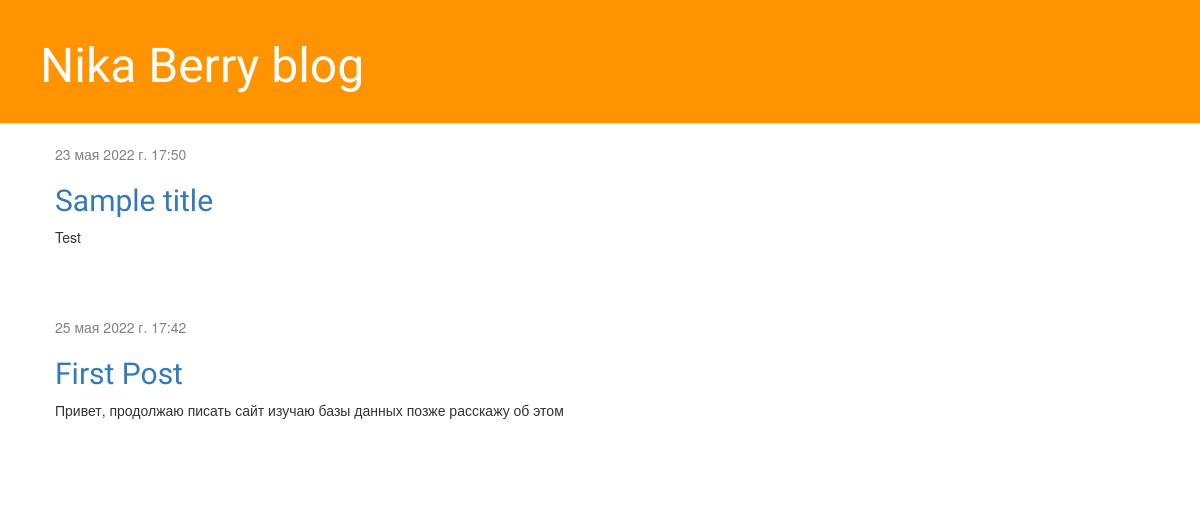
/, run on an earlier commit of the app's database.
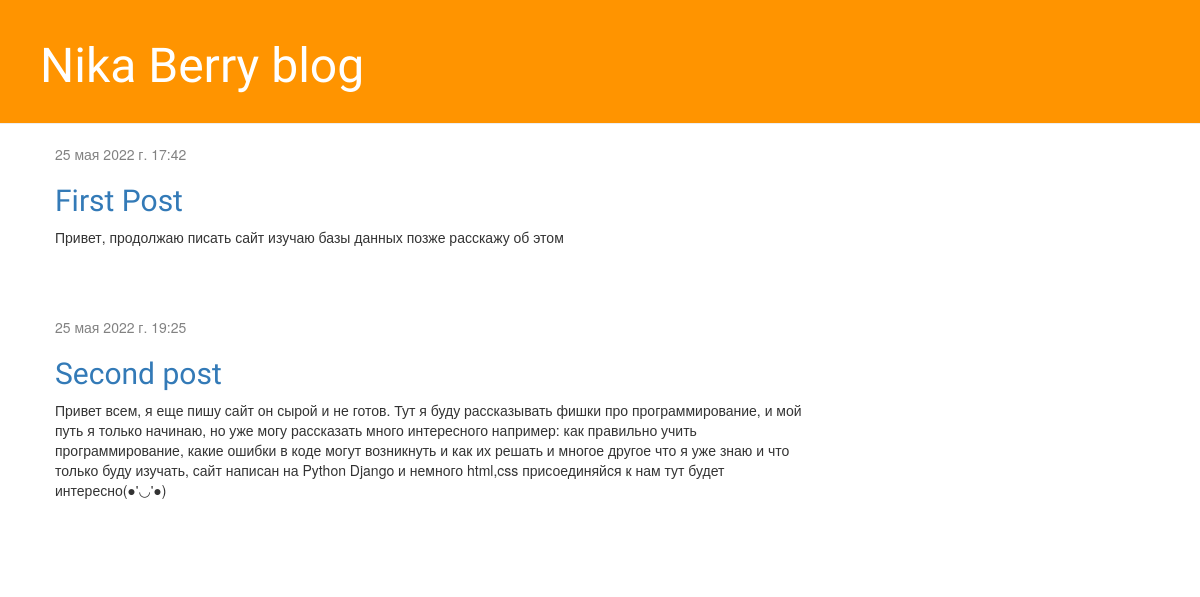
And on a later commit of the database.
### blog/models.py (models this page shows, shortened)
class Post(models.Model):
    author = models.ForeignKey(settings.AUTH_USER_MODEL, on_delete=models.CASCADE)
    title = models.CharField(max_length=200)
    text = models.TextField()
    created_date = models.DateTimeField(default=timezone.now)
    published_date = models.DateTimeField(blank=True, null=True)

### blog/views.py (the view)
# urls.py: path('', views.post_list, name='post_list'),
def post_list(request):
    posts = Post.objects.filter(published_date__lte=timezone.now()).order_by('published_date')
    return render(request, 'blog/post_list.html', {'posts': posts})

### blog/templates/blog/post_list.html (shortened to what this page needs)
{% extends 'blog/base.html' %}
{% load static %}
                {% block content %}
                    {% for post in posts %}
                         <article class="post">
                            <time class="date">
                                {{ post.published_date }}
                            </time>
                            <h2><a href="{% url 'post_detail' pk=post.pk %}">{{ post.title }}</a></h2>
                            <p>{{ post.text|linebreaksbr }}</p>
                         </article>
                    {% endfor %}
                {% endblock %}

What changed in the data, as far as the page shows it:
removed Post: published_date "23 мая 2022 г. 17:50", title "Sample title", text "Test"
added Post: published_date "25 мая 2022 г. 19:25", title "Second post", text "Привет всем, я еще пишу сайт он сырой и не готов. Тут я буду рассказывать фишки про программирование, и мой путь я только начинаю, но уже могу рассказать много интересного например: как правильно учить программирование, какие ошибки в коде могут возникнуть и как их решать и многое другое что я уже знаю и что только буду изучать, сайт написан на Python Django и немного html,css присоединяйся к нам тут будет интересно(●'◡'●)"
